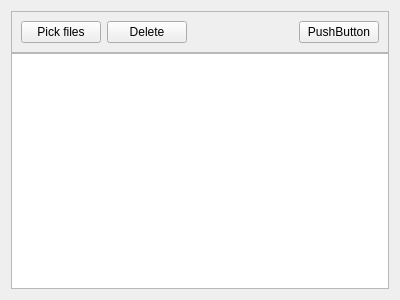
<?xml version="1.0" encoding="UTF-8"?>
<ui version="4.0">
 <class>Form</class>
 <widget class="QWidget" name="Form">
  <property name="geometry">
   <rect>
    <x>0</x>
    <y>0</y>
    <width>400</width>
    <height>300</height>
   </rect>
  </property>
  <property name="windowTitle">
   <string>Form</string>
  </property>
  <property name="toolTipDuration">
   <number>-1</number>
  </property>
  <layout class="QVBoxLayout" name="verticalLayout">
   <property name="spacing">
    <number>0</number>
   </property>
   <item>
    <widget class="QFrame" name="filemanager_frame">
     <property name="frameShape">
      <enum>QFrame::StyledPanel</enum>
     </property>
     <property name="frameShadow">
      <enum>QFrame::Raised</enum>
     </property>
     <layout class="QHBoxLayout" name="horizontalLayout_2">
      <item>
       <widget class="QPushButton" name="pick_files_button">
        <property name="text">
         <string>Pick files</string>
        </property>
       </widget>
      </item>
      <item>
       <widget class="QPushButton" name="delete_button">
        <property name="text">
         <string>Delete</string>
        </property>
       </widget>
      </item>
      <item>
       <spacer name="horizontalSpacer">
        <property name="orientation">
         <enum>Qt::Horizontal</enum>
        </property>
        <property name="sizeHint" stdset="0">
         <size>
          <width>40</width>
          <height>20</height>
         </size>
        </property>
       </spacer>
      </item>
      <item>
       <widget class="QPushButton" name="new_folder_button">
        <property name="text">
         <string>PushButton</string>
        </property>
       </widget>
      </item>
     </layout>
    </widget>
   </item>
   <item>
    <widget class="QListWidget" name="listWidget">
     <property name="mouseTracking">
      <bool>true</bool>
     </property>
     <property name="toolTipDuration">
      <number>0</number>
     </property>
     <property name="editTriggers">
      <set>QAbstractItemView::SelectedClicked</set>
     </property>
     <property name="showDropIndicator" stdset="0">
      <bool>true</bool>
     </property>
     <property name="dragEnabled">
      <bool>true</bool>
     </property>
     <property name="dragDropOverwriteMode">
      <bool>true</bool>
     </property>
     <property name="dragDropMode">
      <enum>QAbstractItemView::NoDragDrop</enum>
     </property>
     <property name="defaultDropAction">
      <enum>Qt::CopyAction</enum>
     </property>
     <property name="selectionBehavior">
      <enum>QAbstractItemView::SelectRows</enum>
     </property>
     <property name="iconSize">
      <size>
       <width>0</width>
       <height>0</height>
      </size>
     </property>
     <property name="movement">
      <enum>QListView::Static</enum>
     </property>
     <property name="resizeMode">
      <enum>QListView::Adjust</enum>
     </property>
     <property name="spacing">
      <number>10</number>
     </property>
     <property name="gridSize">
      <size>
       <width>120</width>
       <height>120</height>
      </size>
     </property>
     <property name="viewMode">
      <enum>QListView::IconMode</enum>
     </property>
     <property name="modelColumn">
      <number>0</number>
     </property>
     <property name="uniformItemSizes">
      <bool>false</bool>
     </property>
     <property name="batchSize">
      <number>100</number>
     </property>
     <property name="wordWrap">
      <bool>true</bool>
     </property>
     <property name="selectionRectVisible">
      <bool>false</bool>
     </property>
    </widget>
   </item>
  </layout>
 </widget>
 <resources/>
 <connections/>
</ui>
